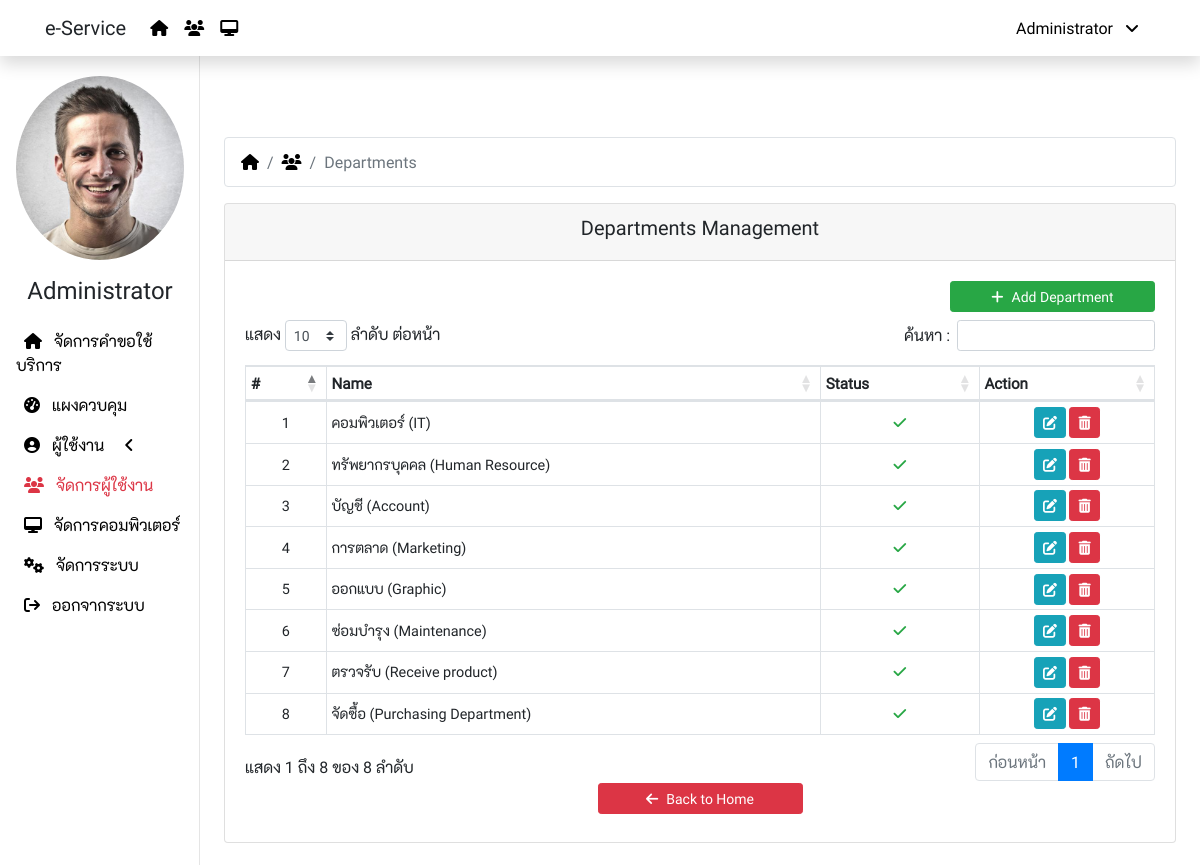
The page /departments.php (signed in) on the database its author committed.
### tables this page shows
CREATE TABLE `ex_system` (
  `system_id` int(11) NOT NULL,
  `company_name` varchar(200) NOT NULL,
  `email` varchar(50) NOT NULL,
  `mail_option` varchar(1) NOT NULL DEFAULT '0',
  `gmail_name` varchar(50) NOT NULL,
  `gmail_username` varchar(50) NOT NULL,
  `gmail_password` varchar(200) NOT NULL,
  `line_token` varchar(200) NOT NULL,
  `line_token_k1` varchar(200) NOT NULL,
  `line_token_k3` varchar(200) NOT NULL,
  `password_default` varchar(50) NOT NULL,
  `user_code` varchar(20) NOT NULL,
  `system_create` varchar(50) NOT NULL,
  `system_update` timestamp NOT NULL DEFAULT CURRENT_TIMESTAMP ON UPDATE CURRENT_TIMESTAMP
);

CREATE TABLE `ex_user` (
  `user_id` int(11) NOT NULL,
  `user_code` varchar(20) NOT NULL,
  `user_name` varchar(100) NOT NULL,
  `user_surname` varchar(100) NOT NULL,
  `user_picture` varchar(20) NOT NULL,
  `user_nickname` varchar(50) NOT NULL,
  `dep_id` int(11) NOT NULL,
  `bra_id` int(11) NOT NULL,
  `user_branch` varchar(20) NOT NULL,
  `user_email` varchar(100) NOT NULL,
  `user_telephone` varchar(50) NOT NULL,
  `user_mobile` varchar(50) NOT NULL,
  `user_line` varchar(50) NOT NULL,
  `user_level` int(11) NOT NULL DEFAULT '1',
  `user_approve` int(1) NOT NULL DEFAULT '0',
  `user_status` int(1) NOT NULL DEFAULT '1',
  `user_create` varchar(50) NOT NULL,
  `user_update` timestamp NOT NULL DEFAULT CURRENT_TIMESTAMP ON UPDATE CURRENT_TIMESTAMP
);

CREATE TABLE `ex_department` (
  `dep_id` int(11) NOT NULL,
  `dep_name` varchar(200) NOT NULL,
  `dep_status` int(1) NOT NULL DEFAULT '1',
  `dep_create` varchar(50) NOT NULL,
  `dep_update` timestamp NOT NULL DEFAULT CURRENT_TIMESTAMP ON UPDATE CURRENT_TIMESTAMP
);

### config/function.php (called while the page is built, shortened)
<?php
  function getCompany(){
    global $dbcon;
    $sql = "SELECT company_name FROM ex_system";
    $stmt = $dbcon->prepare($sql);
    $stmt->execute();
    $row = $stmt->fetch();
    $get = $row['company_name'];
    return $get;
  }
  function getUserPicture($code){
    global $dbcon;
    $data = [$code];
    $sql = "SELECT user_picture FROM ex_user WHERE user_code = ?";
    $stmt = $dbcon->prepare($sql);
    $stmt->execute($data);
    $row = $stmt->fetch();
    $get = $row['user_picture'];
    return $get;
  }
  function getUserNickname($code){
    global $dbcon;
    $data = [$code];
    $sql = "SELECT user_nickname FROM ex_user WHERE user_code = ?";
    $stmt = $dbcon->prepare($sql);
    $stmt->execute($data);
    $row = $stmt->fetch();
    $get = $row['user_nickname'];
    return $get;
  }
  function getUserLevel($code){
    global $dbcon;
    $data = [$code];
    $sql = "SELECT user_level FROM ex_user WHERE user_code = ?";
    $stmt = $dbcon->prepare($sql);
    $stmt->execute($data);
    $row = $stmt->fetch();
    $get = $row['user_level'];
    return $get;
  }
  function getDepartment(){
    global $dbcon;
    $sql = "SELECT * FROM ex_department";
    $stmt = $dbcon->prepare($sql);
    $stmt->execute();
    return $stmt;
  }
?>

### departments.php (the view, shortened to what this page needs)
<?php
  include_once 'config/connection.php';
  include_once 'config/function.php';
  $act = isset($_GET['act']) ? $_GET['act'] : 'index';
?>
<!DOCTYPE html>
<html lang="en">
<head>
  <link rel="stylesheet" href="node_modules/bootstrap/dist/css/bootstrap.min.css">
  <link rel="stylesheet" href="node_modules/@fortawesome/fontawesome-pro/css/all.min.css">
  <link rel="stylesheet" href="node_modules/datatables.net-bs4/css/dataTables.bootstrap4.min.css">
  <link rel="stylesheet" href="public/css/custom.css">
</head>
<body>
  <?php include_once 'inc/navbar.php' ?>
  <div class="container-fluid">
    <div class="row">
      <?php include_once 'inc/sidemenu.php' ?>
      <main role="main" class="col-xl-10 col-md-9 ml-sm-auto px-4">
        <?php
          if($act == 'index'):
        ?>
        <nav>
          <ol class="breadcrumb bg-white border">
            <li class="breadcrumb-item">
              <a href="request.php"><i class="fas fa-home"></i></a>
            </li>
            <li class="breadcrumb-item">
              <a href="users.php"><i class="fas fa-users"></i></a>
            </li>
            <li class="breadcrumb-item active">
              Departments
            </li>
          </ol>
        </nav>
        <div class="row justify-content-center">
          <div class="col-12">
            <div class="card">
              <div class="card-header">
                <h5 class="text-center">Departments Management</h5>
              </div>
              <div class="card-body">
                <div class="row justify-content-end">
                  <div class="col-xl-3 col-md-6 mb-2">
                    <a href="?act=add" class="btn btn-success btn-sm btn-block">
                      <i class="fas fa-plus mr-2"></i>Add Department
                    </a>
                  </div>
                </div>
                <div class="row justify-content-center">
                  <div class="col-12">
                    <div class="table-responsive">
                      <table id="data" class="table table-bordered table-hover table-sm">
                        <thead>
                          <tr>
                            <th>#</th>
                            <th>Name</th>
                            <th>Status</th>
                            <th>Action</th>
                          </tr>
                        </thead>
                        <tbody>
                          <?php
                            $departments = getDepartment();
                            foreach($departments as $key => $row):
                          ?>
                          <tr>
                            <td><?php echo $key+1 ?></td>
                            <td class="text-left"><?php echo $row['dep_name'] ?></td>
                            <td>
                              <?php echo ($row['dep_status'] == 1
                                ? '<i class="fas fa-check text-success"></i>'
                                : '<i class="fas fa-times-circle text-danger"></i>')
                              ?>
                            </td>
                            <td>
                              <a href="?act=edit&id=<?php echo $row['dep_id'] ?>" class="btn btn-info btn-sm">
                                <i class="fas fa-edit"></i>
                              </a>
                              <a class="btn btn-danger btn-sm" href="?act=delete&id=<?php echo $row['dep_id'] ?>"
                                  onClick="return confirm('Are you sure?');">
                                  <i class="fas fa-trash-alt"></i>
                              </a>
                            </td>
                          </tr>
                          <?php
                            endforeach;
                          ?>
                        </tbody>
                      </table>
                    </div>
                  </div>
                  <div class="col-sm-3 pb-2">
                    <a class="btn btn-danger btn-sm btn-block" href="users.php">
                      <i class="fa fa-arrow-left pr-2"></i>Back to Home
                    </a>
                  </div>
                </div>
              </div>
            </div>
          </div>
        </div>
        <?php
          endif;
        ?>
      </main>
    </div>
  </div>
</body>
</html>

### inc/navbar.php (shortened to what this page needs)
<?php
	$check_level = getUserLevel($_SESSION['user_code']);
?>
<nav class="navbar navbar-expand-lg bg-white fixed-top flex-md-nowrap shadow">
  <div class="container">
    <span class="navbar-brand"><?php echo getCompany() ?></span>
    <div class="collapse navbar-collapse" id="navbarMenu">
      <ul class="navbar-nav mr-auto">
        <li class="nav-item">
          <a class="nav-link" href="request.php">
            <i class="fas fa-home"></i>
          </a>
        </li>
		<?php if($check_level == 69 || $check_level == 99): ?>
		<li class="nav-item">
		  <a class="nav-link" href="users.php">
            <i class="fas fa-users"></i>
          </a>
        </li>
		<li class="nav-item">
		  <a class="nav-link" href="computers.php">
            <i class="fas fa-desktop"></i>
          </a>
        </li>
		<?php endif ?>
      </ul>
      <ul class="navbar-nav ml-auto">
        <li class="nav-item dropdown">
          <a class="nav-link" href="javascript:void(0)" data-toggle="dropdown">
            <?php echo getUserNickname($_SESSION['user_code']); ?>
            <i class="fa fa-angle-down px-2"></i>
          </a>
        </li>
      </ul>
    </div>
  </div>
</nav>

### inc/sidemenu.php (shortened to what this page needs)
<nav class="col-xl-2 col-md-3 d-none d-md-block sidebar">
  <div class="sidebar-sticky">
    <ul class="nav flex-column">
      <li class="nav-item">
        <img class="nav-link img-fluid picture-profile mx-auto d-block"
          src="public/images/users/<?php echo getUserPicture($_SESSION['user_code']) ?>" alt="">
      </li>
      <li class="nav-item">
        <h4 class="nav-link text-center">
          <?php echo getUserNickname($_SESSION['user_code']); ?>
        </h4>
      </li>
      <?php
        $request = strpos($_SERVER['PHP_SELF'], "request.php");
        $view = strpos($_SERVER['PHP_SELF'], "view.php");
        $manage = strpos($_SERVER['PHP_SELF'], "manage.php");
        $category = strpos($_SERVER['PHP_SELF'], "category.php");
        $service = strpos($_SERVER['PHP_SELF'], "service.php");
        $status = strpos($_SERVER['PHP_SELF'], "status.php");
        $dashboard = strpos($_SERVER['PHP_SELF'], "dashboard.php");
        $profile = strpos($_SERVER['PHP_SELF'], "profile.php");
        $chgpwd = strpos($_SERVER['PHP_SELF'], "change_pwd.php");
        $departments = strpos($_SERVER['PHP_SELF'], "departments.php");
        $log = strpos($_SERVER['PHP_SELF'], "log.php");
        $users = strpos($_SERVER['PHP_SELF'], "users.php");
        $computers = strpos($_SERVER['PHP_SELF'], "computers.php");
        $software = strpos($_SERVER['PHP_SELF'], "software.php");
        $system = strpos($_SERVER['PHP_SELF'], "system.php");
        $check_level = getUserLevel($_SESSION['user_code']);
      ?>
      <li class="nav-item <?php if($request || $category || $service || $status || $view || $manage) echo 'active' ?>">
        <a class="nav-link" href="request.php">
          <i class="fas fa-home px-2"></i>
          จัดการคำขอใช้บริการ
        </a>
      </li>
      <?php if($check_level == 69 || $check_level == 99): ?>
      <li class="nav-item <?php if($dashboard) echo 'active' ?>">
        <a class="nav-link" href="dashboard.php">
          <i class="fas fa-tachometer-alt px-2"></i>
          แผงควบคุม
        </a>
      </li>
      <?php endif ?>
      <li class="nav-item">
        <a class="nav-link" data-toggle="collapse" href="#sub_dashboard">
          <i class="fas fa-user-circle px-2"></i>
          ผู้ใช้งาน
          <i class="fas fa-angle-<?php echo ($profile || $chgpwd ? 'down' : 'left') ?> px-3"></i>
        </a>
      </li>
      <?php if($check_level == 69 || $check_level == 99): ?>
      <li class="nav-item <?php if($users || $departments || $log) echo 'active' ?>">
        <a class="nav-link" href="users.php">
          <i class="fas fa-users px-2"></i>
          จัดการผู้ใช้งาน
        </a>
      </li>
      <li class="nav-item <?php if($computers || $software) echo 'active' ?>">
        <a class="nav-link" href="computers.php">
          <i class="fas fa-desktop px-2"></i>
          จัดการคอมพิวเตอร์
        </a>
      </li>
      <?php
        endif;
        if($check_level == 99):
      ?>
      <li class="nav-item <?php if($system) echo 'active' ?>">
        <a class="nav-link" href="system.php">
          <i class="fas fa-cogs px-2"></i>
          จัดการระบบ
        </a>
      </li>
      <?php endif; ?>
      <li class="nav-item">
        <a class="nav-link" href="logout.php" onClick="return confirm('Are you sure?');">
          <i class="fas fa-sign-out px-2"></i>
          ออกจากระบบ
        </a>
      </li>
    </ul>
  </div>
</nav>

### public/css/custom.css (style rules this page uses)
body { font-family: 'robotoregular', 'k2dregular', Tahoma; }
td, tr { white-space: normal; text-align: center; vertical-align: middle !important; font-size: 0.95em; }
a { color: #000; }
.active , .active a { color: #DC3545; }
.sidebar { position: fixed; top: 0; bottom: 0; left: 0; z-index: 100; padding: 60px 0 0; box-shadow: inset -1px 0 0 rgba(0, 0, 0, .1); }
.sidebar-sticky { position: relative; top: 0; height: calc(100vh - 60px); padding-top: .5rem; overflow-x: hidden; overflow-y: auto; }
.picture-profile { width: 200px; height: 200px; border-radius: 50%; object-fit: cover; }
[role="main"] { padding-top: 80px; }

### rows shown on the page
ex_system: company_name "e-Service"
ex_user: user_nickname "Administrator", user_picture (picture)
ex_department: dep_name "คอมพิวเตอร์ (IT)", dep_status 1 (drawn)
ex_department: dep_name "ทรัพยากรบุคคล (Human Resource)", dep_status 1 (drawn)
ex_department: dep_name "บัญชี (Account)", dep_status 1 (drawn)
ex_department: dep_name "การตลาด (Marketing)", dep_status 1 (drawn)
ex_department: dep_name "ออกแบบ (Graphic)", dep_status 1 (drawn)
ex_department: dep_name "ซ่อมบำรุง (Maintenance)", dep_status 1 (drawn)
ex_department: dep_name "ตรวจรับ (Receive product)", dep_status 1 (drawn)
ex_department: dep_name "จัดซื้อ (Purchasing Department)", dep_status 1 (drawn)
